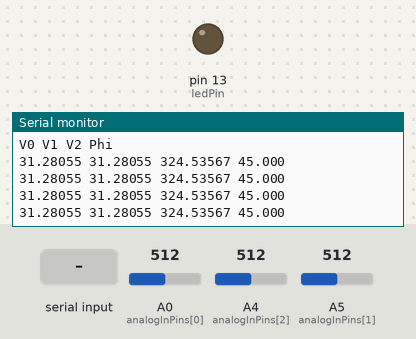
The sketch below on a simulated Arduino Uno, built with avr-gcc and run on an emulated ATmega328P. Shown: output pins drawn as LEDs (lit = HIGH), the last lines printed to the serial monitor. Inputs (shaded band) come from the test bench; at power-on: A0 (analogInPins[0]) = 512, A4 (analogInPins[2]) = 512, A5 (analogInPins[1]) = 512.

Above: at 1.2 s.
1.3 s: "r" received over Serial
At 1.81 s:
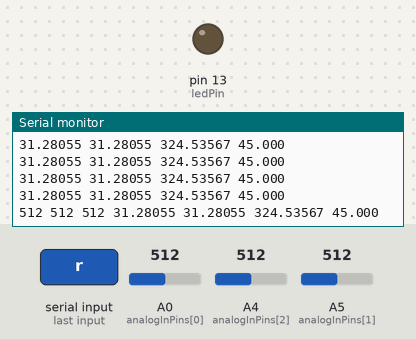
3.6 s: "p" received over Serial
At 4.24 s:
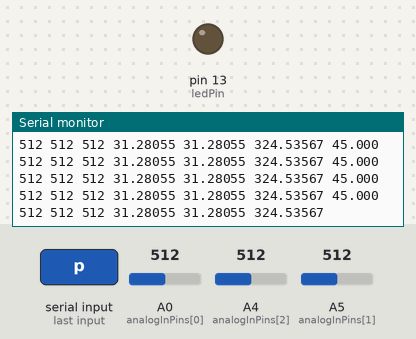
6.0 s: "v" received over Serial
At 6.67 s:
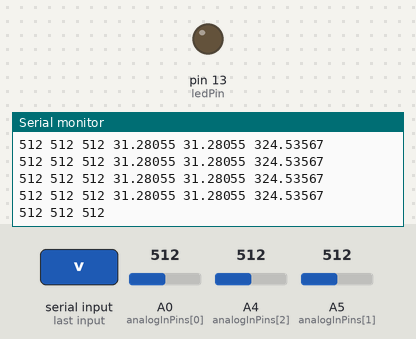

Measured:
- after the input at 1.3 s, the serial monitor: prints a new line after 0.32 s (image 1)
- after the input at 3.6 s, the serial monitor: prints a new line after 0.45 s (image 2)
- after the input at 6.0 s, the serial monitor: prints a new line after 0.48 s (image 3)

The sketch:

IQ-PhaseMeter.ino
```cpp
/*

  Measures output voltages of an I/Q mixer and reports the phase angle

  Accumulates readings on two (/three) analog input pins for ~1 sec.
  Calculates phase angle between the two inputs.

  Prints the results onto usb serial in plain numeric format,
  e.g., directly plottable with the Serial Monitor in Arduino IDE.

  Board:  Arduino UNO / ATmega328P 8-bit AVR, no hw float
  Pins:   A0 for "I"
          A5 for "Q"
          A4 optionally for a third analog signal
  Serial: 9600,8,n,1

  Mixer:  Hittite 109996-1 eval board, EVAL-HMC525A
          LO abs max 25 dBm
          RF abs max 20 dBm
          supplies ADCs with quadrature "I" and "Q" voltages

  Output: as below for two or three signals
    <adc0 avg V> <adc1 avg V> <iq phase deg> [<adc0 raw reading> <adc1 raw reading>]
    <adc0 avg V> <adc1 avg V> <iq phase deg> [<adc0 raw reading> <adc1 raw reading>]
    <adc0 avg V> <adc1 avg V> <iq phase deg> [<adc0 raw reading> <adc1 raw reading>]
    ...

  Created 18 Feb 2023, Alan Roy
  Modified March 2023, Jan Wagner

*/

#include <math.h>

/////////////////////////////////////////////////////////////////////////////////////////////////////////
// Configuration
/////////////////////////////////////////////////////////////////////////////////////////////////////////

#define N_SIGS 3
const int analogInPins[N_SIGS] = { /*I*/ A0, /*Q*/ A5, /*aux*/ A4 };
const int ledPin = 13;

const int Nsamples = 200;         // samples to average for a new result (default: 425)
const int sampleSleep_msec = 1;   // millisec to sleep after all ADC sampled; chosen to yield approx one result per second

/////////////////////////////////////////////////////////////////////////////////////////////////////////
// ADC Averaging
/////////////////////////////////////////////////////////////////////////////////////////////////////////

long accus[N_SIGS] = { 0 };                         // for averaging
float results[N_SIGS] = { 0.0f };                   // for post-avg normalized results
const int adc_offsets[N_SIGS] = { 480, 480, 180 };  // ADC values for 0 V at inputs I, Q, aux/10MHz

const float norm = (float)Nsamples * 1023.0f; // normalization factor, 10 bit ADC, 0-5 V = 0-1023

int show_raw = 0;
int show_volts = 1;
int show_phase = 1;
const int voltage_in_milliV = 1;

/////////////////////////////////////////////////////////////////////////////////////////////////////////
// Helpers
/////////////////////////////////////////////////////////////////////////////////////////////////////////

/*
  Send data column labels for the Arduino IDE "Serial Plotter" utility
  Provides a data-label header for upcoming data on the serial connection.
  Note, the plotter has a shortcoming, does not re-detect label header if we change data fields on the run...
*/
void sendColumnLabels()
{
    String columnLabels;
    int i;

    if (show_raw) {
        for (i = 0; i < N_SIGS; i++) {
          columnLabels += "R" + String(i, DEC) + " ";
        }
    }
    if (show_volts) {
        for (i = 0; i < N_SIGS; i++) {
          columnLabels += "V" + String(i, DEC) + " ";
        }
    }
    if (show_phase) {
      columnLabels += "Phi";
    }

    Serial.println(columnLabels);
}


void handleSerialKey()
{
    if (Serial.available()) {
        switch(Serial.read()) {
          case 'r':
            show_raw = !show_raw;
            break;
          case 'v':
            show_volts = !show_volts;
            break;
          case 'p':
            show_phase = !show_phase;
            break;
          default:
            break;
        }
    }
}

/////////////////////////////////////////////////////////////////////////////////////////////////////////
// Main
/////////////////////////////////////////////////////////////////////////////////////////////////////////

void setup()
{
    Serial.end();
    Serial.flush();
    Serial.begin(9600);

    pinMode(ledPin, OUTPUT);

    // Serial.println("IQ Phase Meter - toggle commands are: 'r' for raw ADC values, 'v' for voltages, 'p' for I,Q phase");
    if (1) {
        sendColumnLabels();
    }
}

void loop()
{
    int i, n;

    // Commands

    handleSerialKey();

    // Accumulate ADC readings

    for (i = 0; i < N_SIGS; i++) {
      accus[i] = 0;
    }

    for (n = 0; n < Nsamples; n++) {
      for (i = 0; i < N_SIGS; i++) {
        accus[i] += analogRead(analogInPins[i]) - adc_offsets[i];
      }
      delay(sampleSleep_msec);
    }

    // Normalize

    for (i = 0; i < N_SIGS; i++) {
      results[i] = accus[i] / norm;
    }

    // Calculate phase angle from the two quadrature voltages

    const double iq_phase = 180.0 / M_PI * atan2(results[1], results[0]);

    // Serial logging

    digitalWrite(ledPin, HIGH);

    if (show_raw) {
      for (i = 0; i < N_SIGS; i++) {
        Serial.print(analogRead(analogInPins[i]));
        Serial.print(" ");
      }
    }
    if (show_volts) {
      for (i = 0; i < N_SIGS; i++) {
        if (voltage_in_milliV) {
          Serial.print(1000*results[i], 5);
        } else {
          Serial.print(results[i], 5);
        }
        Serial.print(" ");
      }
    }
    if (show_phase) {
      Serial.print(iq_phase, 3);
      Serial.print(" ");
    }
    Serial.println();

    digitalWrite(ledPin, LOW);
}
```
